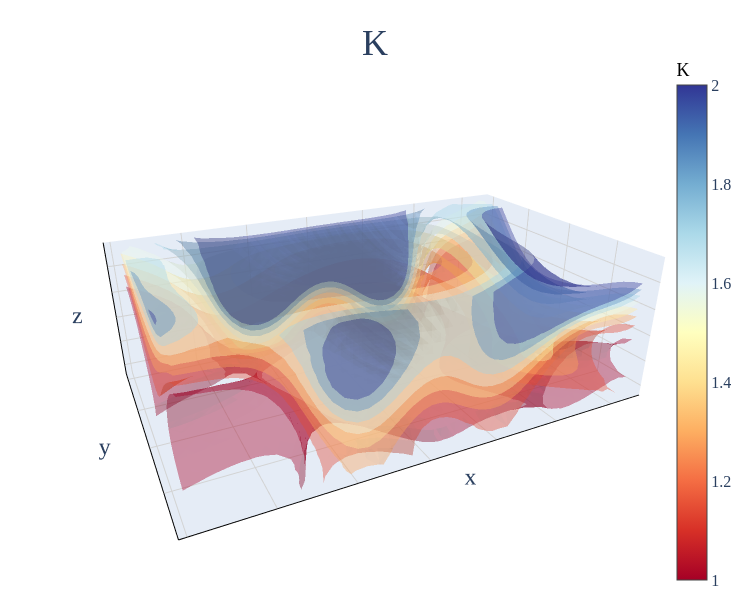

Here is the notebook cell this chart was saved with:
### Markdown cell above
### 3D plot for priro information

### Code cell
plot_3d_isosurfaces(df_prior_core, f'iter_{iter}', 8, [1, 2], 'K')
# plot_3d_isosurfaces(df_prior_core, 'log_K', 8, [-1, 1], 'lnK')

### Figure 1 — Plotly figure (JSON) as saved in the notebook; plotly's stock layout.template omitted (floating-point values rounded to 4 significant figures; data arrays with more than 128 entries replaced by an {"elided": "..."} marker saying what was removed)
{"data": [{"caps": {"x": {"show": false}, "y": {"show": false}, "z": {"show": false}}, "colorbar": {"len": 1, "thickness": 30, "tickfont": {"size": 16}, "title": {"font": {"color": "black", "family": "Times New Roman", "size": 18}, "text": "K"}, "x": 0.9}, "colorscale": [[0, "rgb(165,0,38)"], [0.1, "rgb(215,48,39)"], [0.2, "rgb(244,109,67)"], [0.3, "rgb(253,174,97)"], [0.4, "rgb(254,224,144)"], [0.5, "rgb(255,255,191)"], [0.6, "rgb(224,243,248)"], [0.7, "rgb(171,217,233)"], [0.8, "rgb(116,173,209)"], [0.9, "rgb(69,117,180)"], [1, "rgb(49,54,149)"]], "isomax": 2, "isomin": 1, "opacity": 0.4, "showscale": true, "surface": {"count": 8}, "type": "isosurface", "value": {"elided": "19448 float values"}, "x": {"elided": "19448 float values"}, "y": {"elided": "19448 float values"}, "z": {"elided": "19448 float values"}}], "layout": {"autosize": true, "font": {"family": "Times New Roman", "size": 20}, "height": 600, "margin": {"b": 10, "l": 10, "r": 10, "t": 50}, "scene": {"aspectmode": "data", "camera": {"eye": {"x": 1, "y": 2, "z": 1}}, "xaxis": {"gridcolor": "lightgray", "linecolor": "black", "linewidth": 2, "showbackground": true, "showline": true, "showticklabels": false}, "yaxis": {"gridcolor": "lightgray", "linecolor": "black", "linewidth": 2, "showbackground": true, "showline": true, "showticklabels": false}, "zaxis": {"gridcolor": "lightgray", "linecolor": "black", "linewidth": 2, "showbackground": true, "showline": true, "showticklabels": false}}, "title": {"font": {"family": "Times New Roman", "size": 36}, "text": "K", "x": 0.5, "xanchor": "center", "y": 0.95}, "width": 750}}
